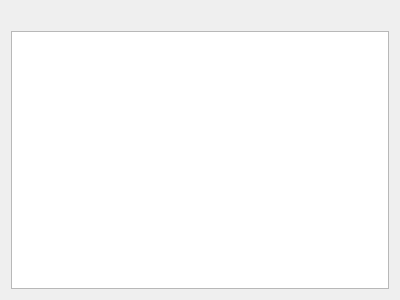
<?xml version="1.0" encoding="UTF-8"?>
<ui version="4.0">
 <class>OrderItemDetailDialog</class>
 <widget class="QDialog" name="OrderItemDetailDialog">
  <property name="geometry">
   <rect>
    <x>0</x>
    <y>0</y>
    <width>400</width>
    <height>300</height>
   </rect>
  </property>
  <property name="windowTitle">
   <string>Dialog</string>
  </property>
  <layout class="QVBoxLayout" name="verticalLayout">
   <item>
    <widget class="QLabel" name="confirmation_label">
     <property name="text">
      <string> </string>
     </property>
    </widget>
   </item>
   <item>
    <widget class="QTableView" name="tableView"/>
   </item>
  </layout>
 </widget>
 <resources/>
 <connections/>
</ui>
